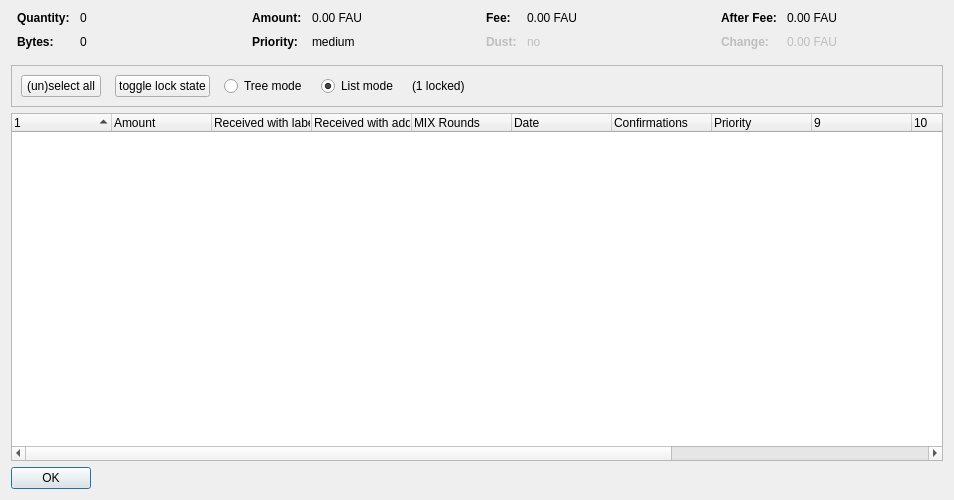
<?xml version="1.0" encoding="UTF-8"?>
<ui version="4.0">
 <class>CoinControlDialog</class>
 <widget class="QDialog" name="CoinControlDialog">
  <property name="geometry">
   <rect>
    <x>0</x>
    <y>0</y>
    <width>954</width>
    <height>500</height>
   </rect>
  </property>
  <property name="windowTitle">
   <string>Coin Selection</string>
  </property>
  <layout class="QVBoxLayout" name="verticalLayout">
   <item>
    <layout class="QHBoxLayout" name="horizontalLayoutTop" stretch="0,0,0,0">
     <property name="topMargin">
      <number>0</number>
     </property>
     <property name="bottomMargin">
      <number>10</number>
     </property>
     <item>
      <layout class="QFormLayout" name="formLayoutCoinControl1">
       <property name="horizontalSpacing">
        <number>10</number>
       </property>
       <property name="verticalSpacing">
        <number>10</number>
       </property>
       <property name="leftMargin">
        <number>6</number>
       </property>
       <property name="rightMargin">
        <number>6</number>
       </property>
       <item row="0" column="0">
        <widget class="QLabel" name="labelCoinControlQuantityText">
         <property name="font">
          <font>
           <weight>75</weight>
           <bold>true</bold>
          </font>
         </property>
         <property name="text">
          <string>Quantity:</string>
         </property>
        </widget>
       </item>
       <item row="0" column="1">
        <widget class="QLabel" name="labelCoinControlQuantity">
         <property name="cursor">
          <cursorShape>IBeamCursor</cursorShape>
         </property>
         <property name="contextMenuPolicy">
          <enum>Qt::ActionsContextMenu</enum>
         </property>
         <property name="text">
          <string notr="true">0</string>
         </property>
         <property name="textInteractionFlags">
          <set>Qt::LinksAccessibleByMouse|Qt::TextSelectableByKeyboard|Qt::TextSelectableByMouse</set>
         </property>
        </widget>
       </item>
       <item row="1" column="0">
        <widget class="QLabel" name="labelCoinControlBytesText">
         <property name="font">
          <font>
           <weight>75</weight>
           <bold>true</bold>
          </font>
         </property>
         <property name="text">
          <string>Bytes:</string>
         </property>
        </widget>
       </item>
       <item row="1" column="1">
        <widget class="QLabel" name="labelCoinControlBytes">
         <property name="cursor">
          <cursorShape>IBeamCursor</cursorShape>
         </property>
         <property name="contextMenuPolicy">
          <enum>Qt::ActionsContextMenu</enum>
         </property>
         <property name="text">
          <string notr="true">0</string>
         </property>
         <property name="textInteractionFlags">
          <set>Qt::LinksAccessibleByMouse|Qt::TextSelectableByKeyboard|Qt::TextSelectableByMouse</set>
         </property>
        </widget>
       </item>
      </layout>
     </item>
     <item>
      <layout class="QFormLayout" name="formLayoutCoinControl2">
       <property name="horizontalSpacing">
        <number>10</number>
       </property>
       <property name="verticalSpacing">
        <number>10</number>
       </property>
       <property name="leftMargin">
        <number>6</number>
       </property>
       <property name="rightMargin">
        <number>6</number>
       </property>
       <item row="0" column="0">
        <widget class="QLabel" name="labelCoinControlAmountText">
         <property name="font">
          <font>
           <weight>75</weight>
           <bold>true</bold>
          </font>
         </property>
         <property name="text">
          <string>Amount:</string>
         </property>
        </widget>
       </item>
       <item row="0" column="1">
        <widget class="QLabel" name="labelCoinControlAmount">
         <property name="cursor">
          <cursorShape>IBeamCursor</cursorShape>
         </property>
         <property name="contextMenuPolicy">
          <enum>Qt::ActionsContextMenu</enum>
         </property>
         <property name="text">
          <string notr="true">0.00 FAU</string>
         </property>
         <property name="textInteractionFlags">
          <set>Qt::LinksAccessibleByMouse|Qt::TextSelectableByKeyboard|Qt::TextSelectableByMouse</set>
         </property>
        </widget>
       </item>
       <item row="1" column="0">
        <widget class="QLabel" name="labelCoinControlPriorityText">
         <property name="font">
          <font>
           <weight>75</weight>
           <bold>true</bold>
          </font>
         </property>
         <property name="text">
          <string>Priority:</string>
         </property>
        </widget>
       </item>
       <item row="1" column="1">
        <widget class="QLabel" name="labelCoinControlPriority">
         <property name="cursor">
          <cursorShape>IBeamCursor</cursorShape>
         </property>
         <property name="contextMenuPolicy">
          <enum>Qt::ActionsContextMenu</enum>
         </property>
         <property name="text">
          <string>medium</string>
         </property>
         <property name="textInteractionFlags">
          <set>Qt::LinksAccessibleByMouse|Qt::TextSelectableByKeyboard|Qt::TextSelectableByMouse</set>
         </property>
        </widget>
       </item>
      </layout>
     </item>
     <item>
      <layout class="QFormLayout" name="formLayoutCoinControl3">
       <property name="horizontalSpacing">
        <number>10</number>
       </property>
       <property name="verticalSpacing">
        <number>10</number>
       </property>
       <property name="leftMargin">
        <number>6</number>
       </property>
       <property name="rightMargin">
        <number>6</number>
       </property>
       <item row="0" column="0">
        <widget class="QLabel" name="labelCoinControlFeeText">
         <property name="font">
          <font>
           <weight>75</weight>
           <bold>true</bold>
          </font>
         </property>
         <property name="text">
          <string>Fee:</string>
         </property>
        </widget>
       </item>
       <item row="0" column="1">
        <widget class="QLabel" name="labelCoinControlFee">
         <property name="cursor">
          <cursorShape>IBeamCursor</cursorShape>
         </property>
         <property name="contextMenuPolicy">
          <enum>Qt::ActionsContextMenu</enum>
         </property>
         <property name="text">
          <string notr="true">0.00 FAU</string>
         </property>
         <property name="textInteractionFlags">
          <set>Qt::LinksAccessibleByMouse|Qt::TextSelectableByKeyboard|Qt::TextSelectableByMouse</set>
         </property>
        </widget>
       </item>
       <item row="1" column="0">
        <widget class="QLabel" name="labelCoinControlLowOutputText">
         <property name="enabled">
          <bool>false</bool>
         </property>
         <property name="font">
          <font>
           <weight>75</weight>
           <bold>true</bold>
          </font>
         </property>
         <property name="text">
          <string>Dust:</string>
         </property>
        </widget>
       </item>
       <item row="1" column="1">
        <widget class="QLabel" name="labelCoinControlLowOutput">
         <property name="enabled">
          <bool>false</bool>
         </property>
         <property name="cursor">
          <cursorShape>IBeamCursor</cursorShape>
         </property>
         <property name="contextMenuPolicy">
          <enum>Qt::ActionsContextMenu</enum>
         </property>
         <property name="text">
          <string>no</string>
         </property>
         <property name="textInteractionFlags">
          <set>Qt::LinksAccessibleByMouse|Qt::TextSelectableByKeyboard|Qt::TextSelectableByMouse</set>
         </property>
        </widget>
       </item>
      </layout>
     </item>
     <item>
      <layout class="QFormLayout" name="formLayoutCoinControl4">
       <property name="horizontalSpacing">
        <number>10</number>
       </property>
       <property name="verticalSpacing">
        <number>10</number>
       </property>
       <property name="leftMargin">
        <number>6</number>
       </property>
       <property name="rightMargin">
        <number>6</number>
       </property>
       <item row="0" column="0">
        <widget class="QLabel" name="labelCoinControlAfterFeeText">
         <property name="font">
          <font>
           <weight>75</weight>
           <bold>true</bold>
          </font>
         </property>
         <property name="text">
          <string>After Fee:</string>
         </property>
        </widget>
       </item>
       <item row="0" column="1">
        <widget class="QLabel" name="labelCoinControlAfterFee">
         <property name="cursor">
          <cursorShape>IBeamCursor</cursorShape>
         </property>
         <property name="contextMenuPolicy">
          <enum>Qt::ActionsContextMenu</enum>
         </property>
         <property name="text">
          <string notr="true">0.00 FAU</string>
         </property>
         <property name="textInteractionFlags">
          <set>Qt::LinksAccessibleByMouse|Qt::TextSelectableByKeyboard|Qt::TextSelectableByMouse</set>
         </property>
        </widget>
       </item>
       <item row="1" column="0">
        <widget class="QLabel" name="labelCoinControlChangeText">
         <property name="enabled">
          <bool>false</bool>
         </property>
         <property name="font">
          <font>
           <weight>75</weight>
           <bold>true</bold>
          </font>
         </property>
         <property name="text">
          <string>Change:</string>
         </property>
        </widget>
       </item>
       <item row="1" column="1">
        <widget class="QLabel" name="labelCoinControlChange">
         <property name="enabled">
          <bool>false</bool>
         </property>
         <property name="cursor">
          <cursorShape>IBeamCursor</cursorShape>
         </property>
         <property name="contextMenuPolicy">
          <enum>Qt::ActionsContextMenu</enum>
         </property>
         <property name="text">
          <string notr="true">0.00 FAU</string>
         </property>
         <property name="textInteractionFlags">
          <set>Qt::LinksAccessibleByMouse|Qt::TextSelectableByKeyboard|Qt::TextSelectableByMouse</set>
         </property>
        </widget>
       </item>
      </layout>
     </item>
    </layout>
   </item>
   <item>
    <widget class="QFrame" name="frame">
     <property name="minimumSize">
      <size>
       <width>0</width>
       <height>40</height>
      </size>
     </property>
     <property name="frameShape">
      <enum>QFrame::StyledPanel</enum>
     </property>
     <property name="frameShadow">
      <enum>QFrame::Sunken</enum>
     </property>
     <layout class="QHBoxLayout" name="horizontalLayout">
      <item>
       <layout class="QHBoxLayout" name="horizontalLayoutPanel" stretch="0,0,0,0,0,0">
        <property name="spacing">
         <number>14</number>
        </property>
        <item>
         <widget class="QPushButton" name="pushButtonSelectAll">
          <property name="sizePolicy">
           <sizepolicy hsizetype="Maximum" vsizetype="Fixed">
            <horstretch>0</horstretch>
            <verstretch>0</verstretch>
           </sizepolicy>
          </property>
          <property name="text">
           <string>(un)select all</string>
          </property>
          <property name="autoDefault">
           <bool>false</bool>
          </property>
         </widget>
        </item>
        <item>
         <widget class="QPushButton" name="pushButtonToggleLock">
          <property name="sizePolicy">
           <sizepolicy hsizetype="Maximum" vsizetype="Fixed">
            <horstretch>0</horstretch>
            <verstretch>0</verstretch>
           </sizepolicy>
          </property>
          <property name="text">
           <string>toggle lock state</string>
          </property>
          <property name="autoDefault">
           <bool>false</bool>
          </property>
         </widget>
        </item>
        <item>
         <widget class="QRadioButton" name="radioTreeMode">
          <property name="sizePolicy">
           <sizepolicy hsizetype="Maximum" vsizetype="Fixed">
            <horstretch>0</horstretch>
            <verstretch>0</verstretch>
           </sizepolicy>
          </property>
          <property name="text">
           <string>Tree mode</string>
          </property>
         </widget>
        </item>
        <item>
         <widget class="QRadioButton" name="radioListMode">
          <property name="sizePolicy">
           <sizepolicy hsizetype="Maximum" vsizetype="Fixed">
            <horstretch>0</horstretch>
            <verstretch>0</verstretch>
           </sizepolicy>
          </property>
          <property name="text">
           <string>List mode</string>
          </property>
          <property name="checked">
           <bool>true</bool>
          </property>
         </widget>
        </item>
        <item>
         <widget class="QLabel" name="labelLocked">
          <property name="text">
           <string>(1 locked)</string>
          </property>
         </widget>
        </item>
        <item>
         <spacer name="horizontalSpacer">
          <property name="orientation">
           <enum>Qt::Horizontal</enum>
          </property>
          <property name="sizeHint" stdset="0">
           <size>
            <width>40</width>
            <height>20</height>
           </size>
          </property>
         </spacer>
        </item>
       </layout>
      </item>
     </layout>
    </widget>
   </item>
   <item>
    <widget class="CoinControlTreeWidget" name="treeWidget">
     <property name="contextMenuPolicy">
      <enum>Qt::CustomContextMenu</enum>
     </property>
     <property name="sortingEnabled">
      <bool>false</bool>
     </property>
     <property name="columnCount">
      <number>13</number>
     </property>
     <attribute name="headerShowSortIndicator" stdset="0">
      <bool>true</bool>
     </attribute>
     <attribute name="headerStretchLastSection">
      <bool>false</bool>
     </attribute>
     <column>
      <property name="text">
       <string/>
      </property>
     </column>
     <column>
      <property name="text">
       <string>Amount</string>
      </property>
     </column>
     <column>
      <property name="text">
       <string>Received with label</string>
      </property>
     </column>
     <column>
      <property name="text">
       <string>Received with address</string>
      </property>
     </column>
     <column>
      <property name="text">
       <string>MIX Rounds</string>
      </property>
     </column>
     <column>
      <property name="text">
       <string>Date</string>
      </property>
     </column>
     <column>
      <property name="text">
       <string>Confirmations</string>
      </property>
      <property name="toolTip">
       <string>Confirmed</string>
      </property>
     </column>
     <column>
      <property name="text">
       <string>Priority</string>
      </property>
     </column>
     <column>
      <property name="text">
       <string/>
      </property>
     </column>
     <column>
      <property name="text">
       <string/>
      </property>
     </column>
     <column>
      <property name="text">
       <string/>
      </property>
     </column>
     <column>
      <property name="text">
       <string/>
      </property>
     </column>
     <column>
      <property name="text">
       <string/>
      </property>
     </column>
    </widget>
   </item>
   <item>
    <widget class="QDialogButtonBox" name="buttonBox">
     <property name="sizePolicy">
      <sizepolicy hsizetype="Maximum" vsizetype="Fixed">
       <horstretch>0</horstretch>
       <verstretch>0</verstretch>
      </sizepolicy>
     </property>
     <property name="orientation">
      <enum>Qt::Horizontal</enum>
     </property>
     <property name="standardButtons">
      <set>QDialogButtonBox::Ok</set>
     </property>
    </widget>
   </item>
  </layout>
 </widget>
 <customwidgets>
  <customwidget>
   <class>CoinControlTreeWidget</class>
   <extends>QTreeWidget</extends>
   <header>coincontroltreewidget.h</header>
  </customwidget>
 </customwidgets>
 <resources/>
 <connections/>
</ui>
